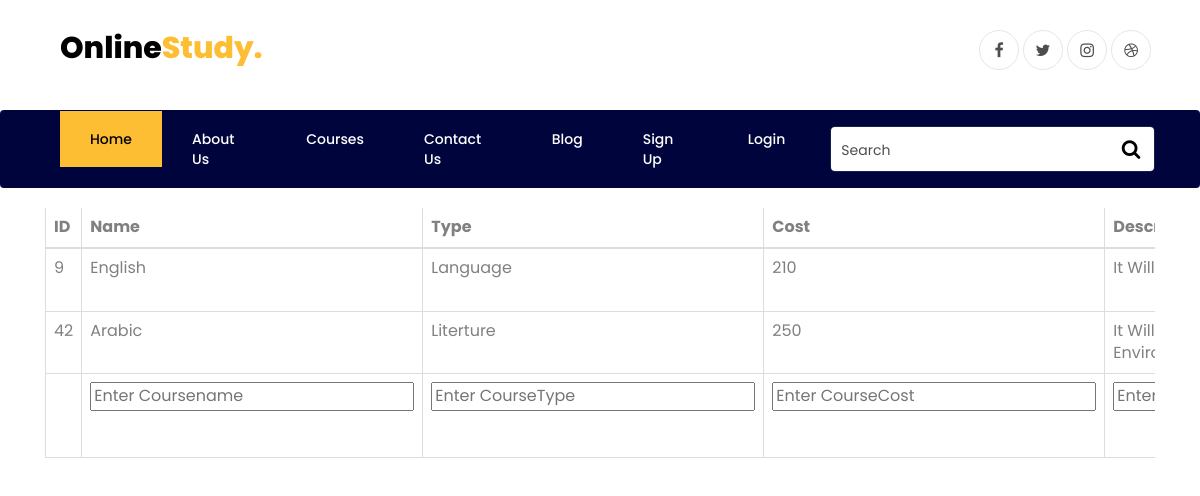
The app's page /showcourses.php, older data.
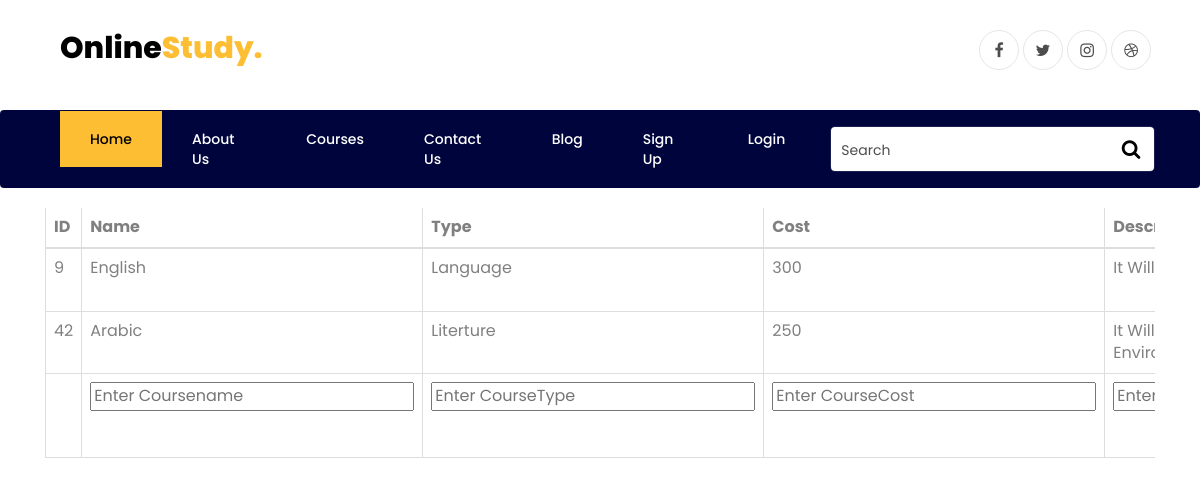
The same page, newer data.
### tables this page shows
CREATE TABLE `Course` (
  `ID` int(11) NOT NULL,
  `CourseName` varchar(255) NOT NULL,
  `CourseID` varchar(255) DEFAULT NULL,
  `CourseType` varchar(255) NOT NULL,
  `CourseCost` int(11) NOT NULL,
  `CourseDescription` varchar(255) NOT NULL,
  `CourseImage` varchar(255) DEFAULT NULL
);

### app/view/View.php (called while the page is built, shortened)
<?php
abstract class  View{
    public function __construct($controller, $model) {
        $this->model = $model;
    }
}?>

### app/db/Dbh.php (called while the page is built, shortened)
<?php
  class Dbh{
      private $servername;
      private $username;
      private $password;
      private $dbname;
      private $conn;
      function __construct() {
          $this->servername = DB_SERVER;
          $this->username = DB_USER;
          $this->password = DB_PASS;
          $this->dbname = DB_DATABASE;
      }
      public function connect(){
          $this->conn = new mysqli($this->servername, $this->username, $this->password, $this->dbname);
          return $this->conn;
      }
      function query($sql){
          if (!empty($sql)){
              $this->result = $this->conn->query($sql);
              return $this->result;
          }
          else{
              return false;
          }
      }
  }
  ?>

### app/model/CourseModel.php (called while the page is built, shortened)
<?php
require_once(__ROOT__ . "model/SectionModel.php");
class Course extends Model{
          function setCourseImage($courseimage) {
            return $this->courseimage = $courseimage;
          }
          function setCourseName($coursename) {
            return $this->coursename = $coursename;
          }
          function setCourseDescription($coursedescription) {
            return $this->coursedescription =$coursedescription;
          }
          function setCourseID($courseid) {
            return $this->courseid = $courseid;
          }
          function setCourseType($coursetype) {
            return $this->coursetype = $coursetype;
          }
          function setCourseCost($coursecost) {
            return $this->coursecost = $coursecost;
          }
          function setCourseWeeks($courseweeks) {
            return $this->courseweeks = $courseweeks;
          }
          function setCourseHours($coursehours) {
            return $this->coursehours = $coursehours;
          }
          function setStart($startdate) {
            return $this->startdate = $startdate;
          }
          function setEnd($enddate) {
            return $this->enddate = $enddate;
          }
          function setID($id){
            return $this->id =$id;
          }
          function getCourses(){
            $sql = "SELECT *,Course.ID as cid FROM Course INNER Join Course_Duration
            ON Course.ID = Course_Duration.CourseID" ;
            $dbh = new Dbh();
            $section = new Section();
            $result = $dbh->query($sql);
            $courses = array();
            while($row=mysqli_fetch_assoc($result)){
              $course = new Course();
              $course->setID($row['cid']);
              $course->setCourseID($row['CourseID']);
              $course->setCourseName($row['CourseName']);
              $course->setCourseType($row['CourseType']);
              $course->setCourseCost($row['CourseCost']);
              $course->setCourseDescription($row['CourseDescription']);
              $course->setCourseImage($row['CourseImage']);
              $course->setCourseWeeks($row['CourseWeeks']);
              $course->setCourseHours($row['CourseHours']);
              $course->setStart($row['StartDate']);
              $course->setEnd($row['End_Date']);
              $course->setAllSections($section->getCourseSections($row['cid']));
              $courses[$row['cid']] = $course;
            }
            return $courses;
          }
}
?>

### app/model/SectionModel.php (called while the page is built, shortened)
<?php
class Section extends Model{
          function setSectionname($sectionname) {
            return $this->sectionname = $sectionname;
          }
          function setSectioncost($sectioncost) {
            return $this->sectioncost = $sectioncost;
          }
          function setSectiontime($sectiontime) {
            return $this->sectiontime = $sectiontime;
          }
          function setSectionlink($sectionlink) {
            return $this->sectionlink = $sectionlink;
          }
          function setID($id){
            return $this->id = $id;
          }
          function getCourseSections($id){
            $sql = "SELECT * FROM Section where CourseID=$id" ;
            $dbh = new Dbh();
            $result = $dbh->query($sql);
            $sections= array();
            while($row=mysqli_fetch_assoc($result)){
              $section = new Section();
              $section->setID($row['ID']);
              $section->setSectionname($row['SectionName']);
              $section->setSectiontime($row['SectionTime']);
              $section->setSectioncost($row['SectionCost']);
              $section->setSectionlink($row['SectionLink']);
              $section->setAllStudents($this->getSectionStudents($row['ID']));
              $section->setTeacher($this->getSectionTeacher($row['ID']));
              $sections[$row['ID']] = $section;
            }
            return $sections;
          }
          function getSectionStudents($id){
            $sql = "SELECT * FROM Student Inner Join User ON Student.Student_ID=User.ID where Section_ID = $id" ;
            $dbh = new Dbh();
            $result = $dbh->query($sql);
            $students= array();
            while($row=mysqli_fetch_assoc($result)){
              $student = new Student();
              $student->setID($row['ID']);
              $student->setFirstName($row['FirstName']);
              $student->setLastName($row['LastName']);
              $student->setEmail($row['Email']);
              $student->setPassword($row['Password']);
              $student->setPhone($row['Phone']);
              $student->setAddress($row['Address']);
              $students[$row['ID']] = $student;
            }
            return $students;
          }
          function getSectionTeacher($id){
            $sql = "SELECT * FROM Teacher Inner Join User ON Teacher.Teacher_ID=User.ID where Section_ID = $id" ;
            $dbh = new Dbh();
            $result = $dbh->query($sql);
            $teacher = new Teacher();
            while($row=mysqli_fetch_assoc($result)){
              $teacher->setID($row['ID']);
              $teacher->setFirstName($row['FirstName']);
              $teacher->setLastName($row['LastName']);
              $teacher->setEmail($row['Email']);
              $teacher->setImage($row['Image']);
              $teacher->setPassword($row['Password']);
              $teacher->setPhone($row['Phone']);
              $teacher->setCareer($row['Career']);
              $teacher->setExperience($row['Experience']);
            }
            return $teacher;
          }
        }
?>

### app/model/UserModel.php (called while the page is built, shortened)
<?php
class User extends Model{
  function setFirstName($fname){
    return $this->fname = $fname;
  }
}

### app/view/ViewTables.php (the view, shortened to what this page needs)
<?php
require_once("View.php");
class ViewTable extends View{
    public function output(){
        $str = "";
        foreach($this->model->getCourses() as $course){
            $str= $str . '<tr>'.
            '<td> ' . $course->getID() . " </td>".
            '<td> ' . $course->getCourseName() . " </td> ".
            '<td> ' . $course->getCourseType() . " </td> ".
            '<td> ' . $course->getCourseCost() . " </td> ".
            '<td> ' . $course->getCourseDescription() . " </td> ".
            '<td> ' .$course->getCourseImage() . " </td> ".
            '<td> ' . $course->getCourseWeeks() . " </td> ".
            '<td> ' . $course->getCourseHours() . " </td> ".
            '<td> ' . $course->getStart() . " </td> ".
            '<td>' . $course->getEnd() . " </td> ".
            '<td><a href="viewcourses.php?id='.$course->getID().'">View Course </a></td> '.
            '<td><a href="editcourse.php?id='.$course->getID().'">Edit Course </a></td> '.
            '<td><a href="deletecourse.php?id='.$course->getID().'">Delete Course </a></td> '.
            '</tr>';
        }
        return $str;
    }
}?>

### public/showcourses.php (shortened to what this page needs)
<?php
  require_once(__ROOT__ . "model/CourseModel.php");
  require_once(__ROOT__ . "view/ViewTables.php");
  $model = new Course();
  $controller = new CourseController($model);
  $view = new ViewTable($controller, $model);
?>
<!DOCTYPE html>
<html lang="en">
<head>
  <link rel="stylesheet" href="https://maxcdn.bootstrapcdn.com/bootstrap/3.4.1/css/bootstrap.min.css">
  <link rel="stylesheet" href="http://localhost/SEmvc7/lib/css/mycss.css">
    <link rel="stylesheet" href="https://stackpath.bootstrapcdn.com/font-awesome/4.7.0/css/font-awesome.min.css">
    <link rel="stylesheet" href="../lib/css/animate.css">
    <link rel="stylesheet" href="../lib/css/owl.carousel.min.css">
    <link rel="stylesheet" href="../lib/css/owl.theme.default.min.css">
    <link rel="stylesheet" href="../lib/css/magnific-popup.css">
    <link rel="stylesheet" href="../lib/css/ionicons.min.css">
    <link rel="stylesheet" href="../lib/css/flaticon.css">
    <link rel="stylesheet" href="../lib/css/icomoon.css">
    <link rel="stylesheet" href="../lib/css/style.css">
</head>
<body>
<?php
    require_once(__ROOT__ . "view/bar.php");
    $view1 = new Bar($controller, $model);
    if (isset($_SESSION['type']) && !empty($_SESSION['type'])) {
      switch($_SESSION['type']){
        case 'Admin':
          echo $view1->AdminBar();
          break;
        case 'Teacher':
          echo $view1->TeacherBar();
          break;
        case 'Student':
          echo $view1->StudentBar();
          break;
      }
    }
    else {
      echo $view1->NormalBar();
    }
    ?>
<form  method = "post" action="showcourses.php?action=AddCourse">
<div class="container">
  <div class="row">
    <div class="col-xs-12">
      <div class="table-responsive">
        <table class="table table-bordered table-hover">
          <thead>
            <tr>
              <th>ID</th>
              <th>Name</th>
              <th>Type</th>
              <th>Cost</th>
              <th>Description</th>
            </tr>
          </thead>
        <tbody>
<?php
      echo $view->output();
?>
<tr>
    <td></td>
    <td><input type="text"  id="CourseName" placeholder="Enter Coursename" name="CourseName"></td>
    <td><input type="text"  id="CourseType" placeholder="Enter CourseType" name="CourseType" ></td>
    <td><input type="text"  id="CourseCost" placeholder="Enter CourseCost" name="CourseCost" ></td>
    <td><input type="text"  id="CourseDescription" placeholder="Enter Description" name="CourseDescription" ></td>
   </table>
</div>
</div>
</div>
</div>
</form>
</body>
</html>

### app/view/bar.php (shortened to what this page needs)
<!DOCTYPE html>
<html>
<body>
<div class="container pt-5">
			<div class="row justify-content-between">
				<div class="col">
					<a class="navbar-brand" href="index.php">Online<span>Study.</span></a>
				</div>
				<div class="col d-flex justify-content-end">
					<div class="social-media">
		    		<p class="mb-0 d-flex">
		    			<a href="#" class="d-flex align-items-center justify-content-center"><span class="fa fa-facebook"><i class="sr-only">Facebook</i></span></a>
		    			<a href="#" class="d-flex align-items-center justify-content-center"><span class="fa fa-twitter"><i class="sr-only">Twitter</i></span></a>
		    			<a href="#" class="d-flex align-items-center justify-content-center"><span class="fa fa-instagram"><i class="sr-only">Instagram</i></span></a>
		    			<a href="#" class="d-flex align-items-center justify-content-center"><span class="fa fa-dribbble"><i class="sr-only">Dribbble</i></span></a>
		    		</p>
	        </div>
				</div>
			</div>
		</div>
		<nav class="navbar navbar-expand-lg navbar-dark ftco_navbar bg-dark ftco-navbar-light" id="ftco-navbar">
	    <div class="container">
				<form action="#" class="searchform order-lg-last">
          <div class="form-group d-flex">
            <input type="text" class="form-control pl-3" placeholder="Search">
            <button type="submit" placeholder="" class="form-control search"><span class="fa fa-search"></span></button>
          </div>
        </form>
<?php
class Bar extends View1{
	public function NormalBar(){
		$str='';
		$str.='<div class="collapse navbar-collapse" id="ftco-nav">';
	    $str.='<ul class="navbar-nav mr-auto">';
	    $str.='<li class="nav-item active"><a href="index.php" class="nav-link">Home</a></li>';
	    $str.='<li class="nav-item"><a href="about.html" class="nav-link">About Us</a></li>';
        $str.='<li class="nav-item"><a href="courses.html" class="nav-link">Courses</a></li>';
	    $str.='<li class="nav-item"><a href="contact.html" class="nav-link">Contact Us</a></li>';
	    $str.='<li class="nav-item"><a href="blog.html" class="nav-link">Blog</a></li>';
	    $str.='<li class="nav-item"><a href="signup.php" class="nav-link">Sign Up</a></li>';
	    $str.='<li class="nav-item"><a href="login.php" class="nav-link">Login</a></li>';
        $str.='</ul>';
	    $str.='</div></div>
		</nav>';
		return $str;
}
}
?>
</body>
</html>

Row changes from the older to the newer data that the page shows:
changed course "English": CourseCost "210" → "300"
